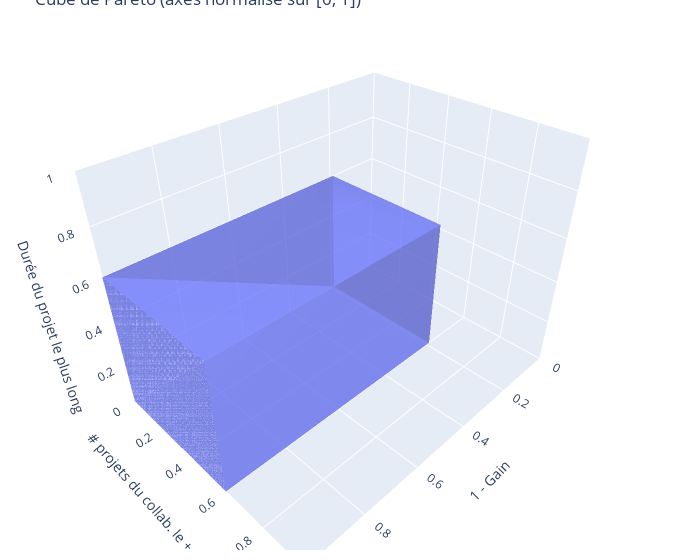

Source (notebook cell):
### Code cell
fig = go.Figure(data=[
    go.Mesh3d(
        # 8 vertices of a cube
        x=[p1[0], p1[0], p2[0], p2[0], p1[0], p1[0], p2[0], p2[0]],
        y=[p1[1], p2[1], p2[1], p1[1], p1[1], p2[1], p2[1], p1[1]],
        z=[p1[2], p1[2], p1[2], p1[2], p2[2], p2[2], p2[2], p2[2]],

        # i, j and k give the vertices of triangles
        i = [7, 0, 0, 0, 4, 4, 6, 6, 4, 0, 3, 2],
        j = [3, 4, 1, 2, 5, 6, 5, 2, 0, 1, 6, 3],
        k = [0, 7, 2, 3, 6, 7, 1, 1, 5, 5, 7, 6],
        name='y',
        opacity=0.50
    )
])
fig.update_layout(
    scene = dict(
                xaxis = dict(nticks=10, range=[0,1],),
                yaxis = dict(nticks=10, range=[0,1],),
                zaxis = dict(nticks=10, range=[0,1],),
                xaxis_title='1 - Gain',
                yaxis_title='# projets du collab. le + occupé',
                zaxis_title='Durée du projet le plus long',
    ),
    width=700,
    margin=dict(r=20, l=10, b=10, t=10))
fig.update_layout(title_text="Cube de Pareto (axes normalisé sur [0, 1])")
fig.show()

### Figure 1 — Plotly figure (JSON) as saved in the notebook; plotly's stock layout.template omitted (floating-point values rounded to 4 significant figures)
{"data": [{"i": [7, 0, 0, 0, 4, 4, 6, 6, 4, 0, 3, 2], "j": [3, 4, 1, 2, 5, 6, 5, 2, 0, 1, 6, 3], "k": [0, 7, 2, 3, 6, 7, 1, 1, 5, 5, 7, 6], "name": "y", "opacity": 0.5, "type": "mesh3d", "x": [1, 1, 0.1875, 0.1875, 1, 1, 0.1875, 0.1875], "y": [0.6, 0, 0, 0.6, 0.6, 0, 0, 0.6], "z": [0.6, 0.6, 0.6, 0.6, 0, 0, 0, 0]}], "layout": {"margin": {"b": 10, "l": 10, "r": 20, "t": 10}, "scene": {"xaxis": {"nticks": 10, "range": [0, 1], "title": {"text": "1 - Gain"}}, "yaxis": {"nticks": 10, "range": [0, 1], "title": {"text": "# projets du collab. le + occupé"}}, "zaxis": {"nticks": 10, "range": [0, 1], "title": {"text": "Durée du projet le plus long"}}}, "title": {"text": "Cube de Pareto (axes normalisé sur [0, 1])"}, "width": 700}}
